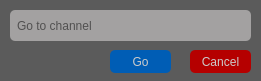
<?xml version="1.0" encoding="UTF-8"?>
<ui version="4.0">
 <class>goToChannelForm</class>
 <widget class="QDialog" name="goToChannelForm">
  <property name="windowModality">
   <enum>Qt::WindowModal</enum>
  </property>
  <property name="geometry">
   <rect>
    <x>0</x>
    <y>0</y>
    <width>261</width>
    <height>81</height>
   </rect>
  </property>
  <property name="minimumSize">
   <size>
    <width>261</width>
    <height>81</height>
   </size>
  </property>
  <property name="maximumSize">
   <size>
    <width>261</width>
    <height>81</height>
   </size>
  </property>
  <property name="sizeIncrement">
   <size>
    <width>261</width>
    <height>81</height>
   </size>
  </property>
  <property name="baseSize">
   <size>
    <width>261</width>
    <height>81</height>
   </size>
  </property>
  <property name="windowTitle">
   <string>Go to channel</string>
  </property>
  <property name="windowIcon">
   <iconset>
    <normaloff>img/logo.png</normaloff>img/logo.png</iconset>
  </property>
  <property name="styleSheet">
   <string notr="true">QDialog{
background-color:#5B5B5B;
}
QLineEdit{
border-radius:5px;padding:5px;background-color:#A3A1A1;color:#000
}
QPushButton#goButton{
border-radius:5px;background-color:#005DB5;color:#CBCBCB
}
QPushButton:hover#goButton{
background-color:#0291E3;color:#F3F3F3
}
QPushButton:pressed#goButton{
background-color:#4E94BD;color:#CFCFCF
}
QPushButton#cancelButton{
border-radius:5px;background-color:#B50000;color:#CBCBCB
}
QPushButton:hover#cancelButton{
;background-color:#E50303;color:#F3F3F3
}
QPushButton:pressed#cancelButton{
;background-color:#C75555;color:#CFCFCF
}
</string>
  </property>
  <property name="sizeGripEnabled">
   <bool>false</bool>
  </property>
  <property name="modal">
   <bool>true</bool>
  </property>
  <widget class="QPushButton" name="goButton">
   <property name="enabled">
    <bool>true</bool>
   </property>
   <property name="geometry">
    <rect>
     <x>110</x>
     <y>50</y>
     <width>61</width>
     <height>23</height>
    </rect>
   </property>
   <property name="styleSheet">
    <string notr="true"/>
   </property>
   <property name="text">
    <string>Go</string>
   </property>
   <property name="shortcut">
    <string>Return</string>
   </property>
  </widget>
  <widget class="QPushButton" name="cancelButton">
   <property name="geometry">
    <rect>
     <x>190</x>
     <y>50</y>
     <width>61</width>
     <height>23</height>
    </rect>
   </property>
   <property name="styleSheet">
    <string notr="true"/>
   </property>
   <property name="text">
    <string>Cancel</string>
   </property>
   <property name="shortcut">
    <string>Esc</string>
   </property>
  </widget>
  <widget class="QLineEdit" name="txtChNumber">
   <property name="geometry">
    <rect>
     <x>10</x>
     <y>10</y>
     <width>241</width>
     <height>31</height>
    </rect>
   </property>
   <property name="styleSheet">
    <string notr="true"/>
   </property>
   <property name="inputMask">
    <string/>
   </property>
   <property name="placeholderText">
    <string>Go to channel</string>
   </property>
  </widget>
 </widget>
 <resources/>
 <connections/>
</ui>
